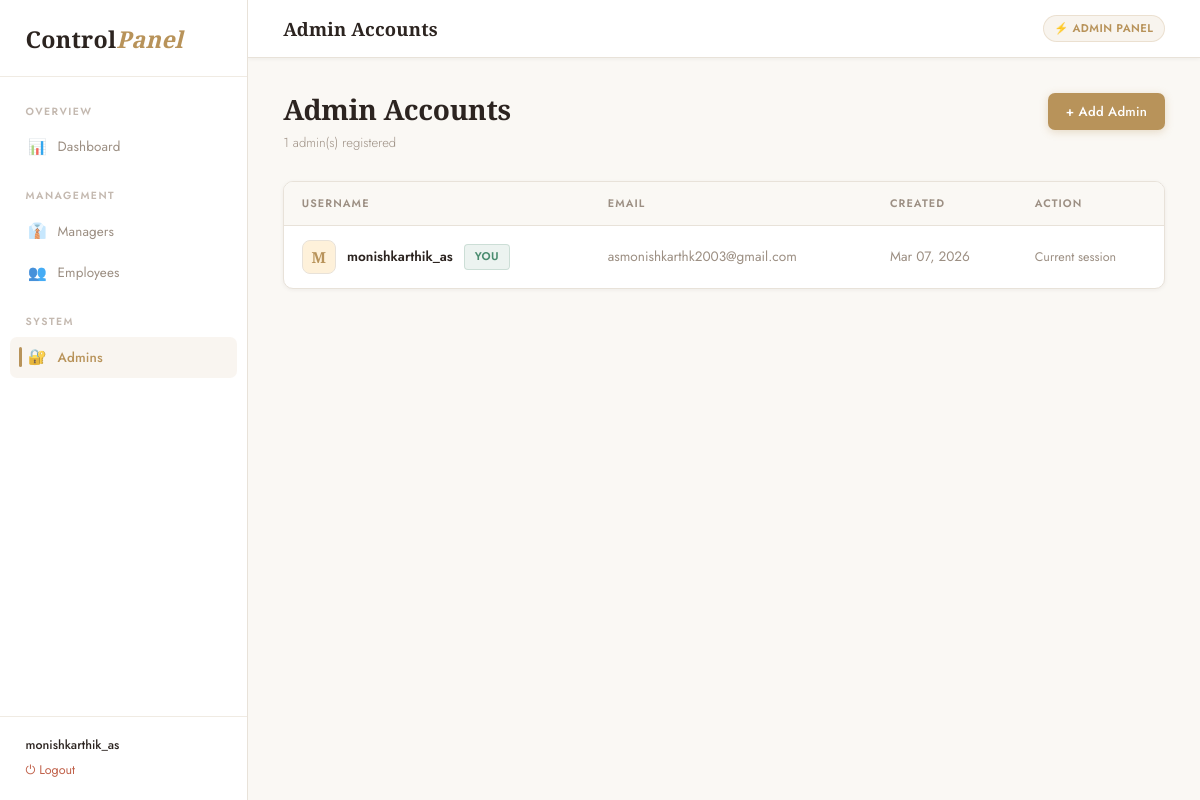
/control/admins/ (signed in), run on an earlier commit of the app's database.
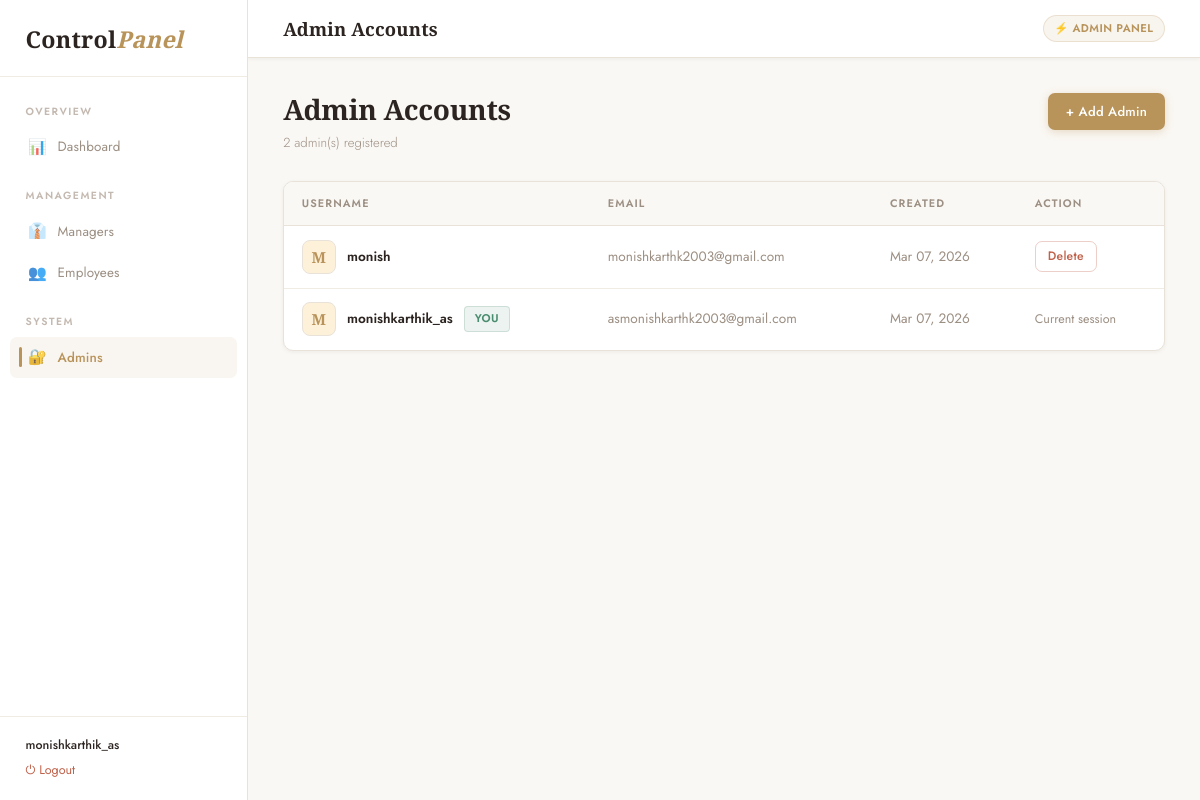
And on a later commit of the database.
### tracker/models.py (models this page shows, shortened)
class AdminUser(models.Model):
    username    = models.CharField(max_length=100, unique=True)
    password    = models.CharField(max_length=255)
    email       = models.EmailField(unique=True)
    created_at  = models.DateTimeField(auto_now_add=True)

### tracker/views.py (the view)
    def wrapper(request, *args, **kwargs):
        if not request.session.get('admin_logged_in'):
            messages.error(request, 'Please login to access the admin panel.')
            return redirect('admin_login')
        return view_func(request, *args, **kwargs)

### tracker/views.py (called while the page is built)
def admin_required(view_func):
    def wrapper(request, *args, **kwargs):
        if not request.session.get('admin_logged_in'):
            messages.error(request, 'Please login to access the admin panel.')
            return redirect('admin_login')
        return view_func(request, *args, **kwargs)
    wrapper.__name__ = view_func.__name__
    return wrapper

@admin_required
def admin_admins_list(request):
    admins = AdminUser.objects.all().order_by('-created_at')
    return render(request, 'admin/admin_admins.html', {
        'admins': admins,
        'admin_username': request.session.get('admin_username'),
    })

### tracker/templates/admin/admin_admins.html (shortened to what this page needs)
{% extends 'admin/admin_base.html' %}
{% block topbar_title %}Admin Accounts{% endblock %}
{% block nav_adm %}active{% endblock %}
{% block content %}
<div class="page-header">
  <div>
    <div class="page-title">Admin Accounts</div>
    <div class="page-sub">{{ admins|length }} admin(s) registered</div>
  </div>
  <a href="{% url 'admin_register' %}" class="btn btn-primary">+ Add Admin</a>
</div>
<div class="table-wrap">
  <table>
    <thead>
      <tr><th>Username</th><th>Email</th><th>Created</th><th>Action</th></tr>
    </thead>
    <tbody>
      {% for a in admins %}
      <tr>
        <td>
          <div style="display:flex;align-items:center;gap:0.7rem;">
            <div class="avatar" style="background:rgba(245,158,11,0.15);color:var(--accent);">{{ a.username|first|upper }}</div>
            <span style="font-weight:600;">{{ a.username }}</span>
            {% if a.id == request.session.admin_id %}
              <span class="tag tag-green">You</span>
            {% endif %}
          </div>
        </td>
        <td style="color:var(--muted);">{{ a.email }}</td>
        <td style="color:var(--muted);">{{ a.created_at|date:"M d, Y" }}</td>
        <td>
          {% if a.id != request.session.admin_id %}
            <a href="{% url 'admin_delete_admin' a.pk %}" class="btn btn-sm btn-danger">Delete</a>
          {% else %}
            <span style="font-size:0.78rem;color:var(--muted);">Current session</span>
          {% endif %}
        </td>
      </tr>
      {% empty %}
      <tr><td colspan="4">
        <div class="empty"><div class="empty-icon">🔐</div>No admins found.</div>
      </td></tr>
      {% endfor %}
    </tbody>
  </table>
</div>
{% endblock %}

### tracker/templates/admin/admin_base.html (shortened to what this page needs)
{% load static %}
<!DOCTYPE html>
<html lang="en">
<head>
    <link rel="stylesheet" href="{% static 'css/adminstyle.css' %}">
</head>
<body>
    {% if request.session.admin_logged_in %}
    <aside class="sidebar" id="sidebar">
        <div class="sidebar-brand">Control<span>Panel</span></div>
        <div style="padding:0.5rem 0;">
            <div class="sidebar-section">Overview</div>
            <a href="{% url 'admin_dashboard' %}" class="nav-link {% block nav_dash %}{% endblock %}">
                <span class="icon">📊</span> Dashboard
            </a>
            <div class="sidebar-section">Management</div>
            <a href="{% url 'admin_managers_list' %}" class="nav-link {% block nav_mgr %}{% endblock %}">
                <span class="icon">👔</span> Managers
            </a>
            <a href="{% url 'admin_employees_list' %}" class="nav-link {% block nav_emp %}{% endblock %}">
                <span class="icon">👥</span> Employees
            </a>
            <div class="sidebar-section">System</div>
            <a href="{% url 'admin_admins_list' %}" class="nav-link {% block nav_adm %}{% endblock %}">
                <span class="icon">🔐</span> Admins
            </a>
        </div>
        <div class="sidebar-footer">
            <strong>{{ admin_username }}</strong>
            <a href="{% url 'admin_logout' %}">⏻ Logout</a>
        </div>
    </aside>
    <div class="main-content">
        <div class="topbar">
            <div class="topbar-title">{% block topbar_title %}Admin Panel{% endblock %}</div>
            <div class="topbar-right">
                <span class="badge">⚡ Admin Panel</span>
            </div>
        </div>
        <div class="page-body">
            {% block content %}{% endblock %}
        </div>
    </div>
    {% else %}
        {% block auth_content %}{% endblock %}
    {% endif %}
</body>
</html>

What changed in the data, as far as the page shows it:
added AdminUser: username|first "M", username "monish", email "monishkarthk2003@gmail.com", created_at "Mar 07, 2026", shows "Delete"
Also different on the page:
{{ admins|length }}: "1" → "2"
